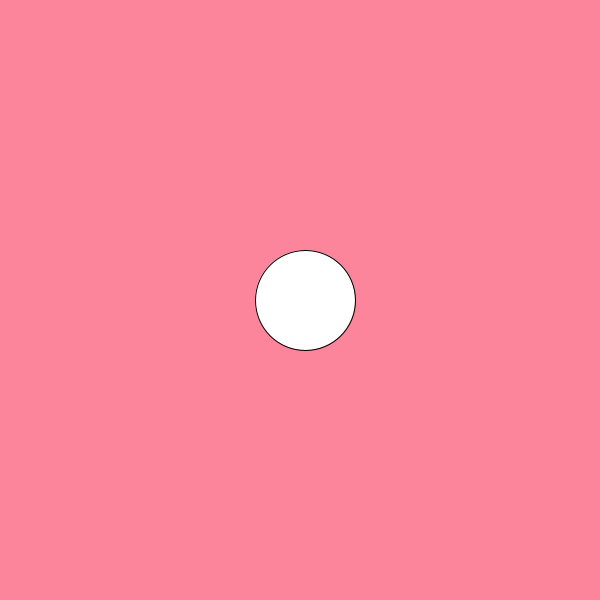
Frame 1 (no input)
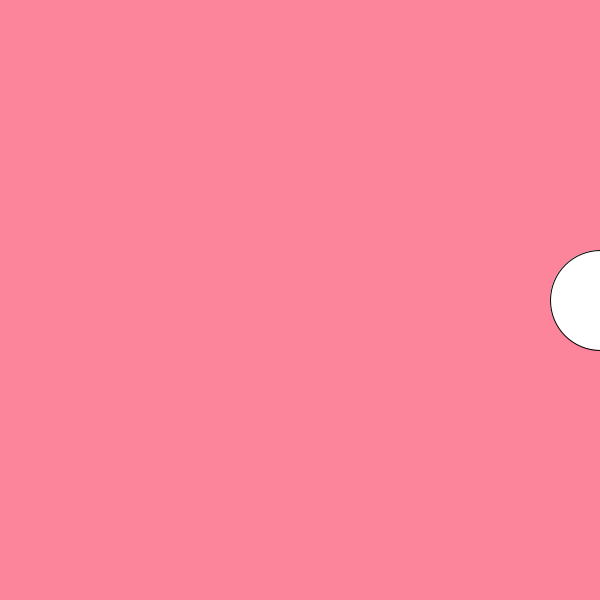
Frame 60 (the mouse pressed at the canvas centre just before this capture)
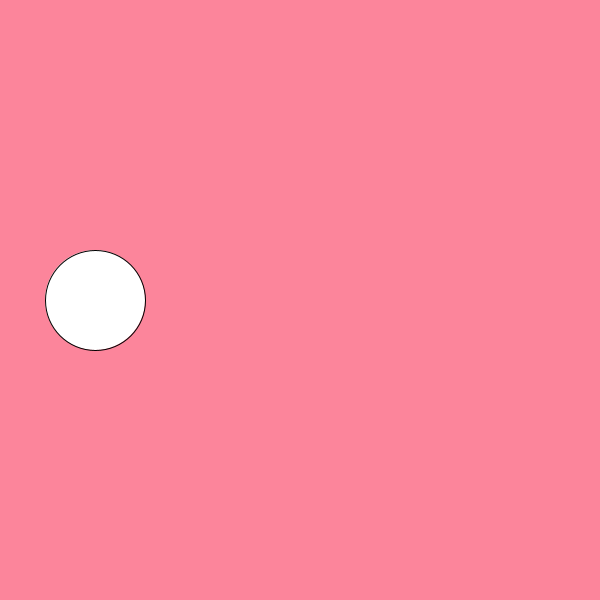
Frame 120 (the mouse held since frame 60 and released just before this capture)

The Processing sketch that drew these frames (run headless with seeded random() and noise(); from frame 60 on, the mouse is pressed at the canvas centre):

// Processing sketch: Ball_Loop
// ── Ball_Loop.pde
int x;
int y;
int diam;
int radius;
int xSpeed;
int value;

void setup()
{
  size (600, 600);
  x = width/2;
  y = height/2;
  diam = 100;
  radius = diam/2;
  xSpeed = 5;
}

void draw()
{
  background (252, 133, 155);
  
  x += xSpeed;
  
  ellipse (x, y ,diam, diam);
  
  if (x > width + diam || x < 0 - diam)
  {
    x = 0 - diam;
  }
  
  mouseClicked();
}

void mouseClicked()
{
  
}
